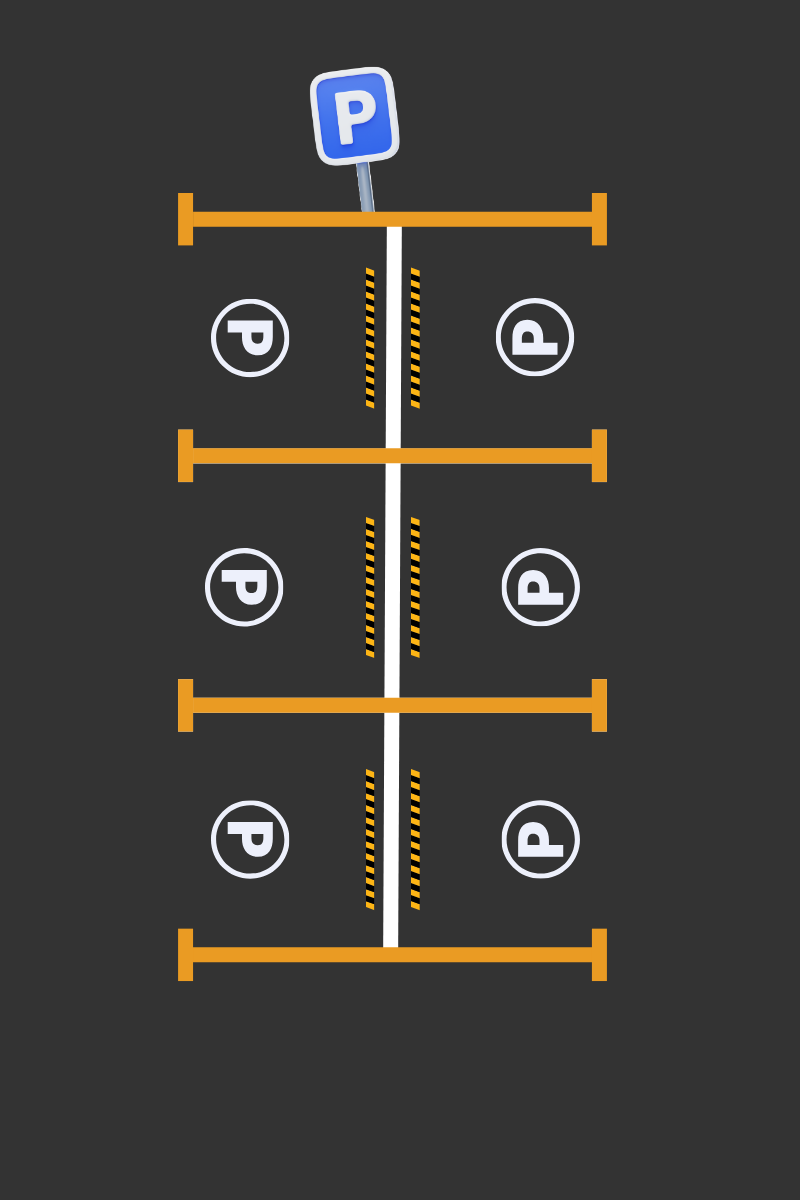
#> input picture livepark/000000.png, 800 x 1200 px, given in place of the camera
$ python Estacionamiento.py
#> lines starting #> are read from the running program, lines starting #| are printed output that depends on the picture; after the words box and inside, x2 and y2 are one past the last pixel; in counts of white or black regions, pixels touching at a corner belong together
import cv2
import numpy as np
import requests
import time

# Inicializar la captura de video desde la cámara web
cap = cv2.VideoCapture(0)
if not cap.isOpened():
    raise ValueError("No se pudo acceder a la cámara web.")

# Definir la URL base de la API de ThingSpeak
url_base = "https://api.thingspeak.com/update"
api_key = "HMFN05P4RQPIR95I"

def enviar_datos_a_thingspeak(estado_binario):
    try:
        params = {
            "api_key": api_key,
            "field1": estado_binario
        }
        response = requests.get(url_base, params=params)
        if response.status_code == 200:
            print(f"Datos enviados: {estado_binario}")
        else:
            print(f"Error al enviar datos: {response.status_code}")
    except Exception as e:
        print(f"Error en la solicitud: {e}")

# Control del tiempo para el envío de datos
ultimo_envio = time.time()

# Procesar cada X frames para estado binario
procesar_cada_n_frames = 10
contador_frames = 0

while True:
    ret, frame = cap.read()
#> frame is the input picture: shape (1200, 800, 3); mean B, G, R 56.8, 60.4, 62.9
    if not ret:
        print("No se pudo capturar el frame. Verifica la cámara.")
        break

    # Redimensionar el frame para reducir la carga computacional
    frame = cv2.resize(frame, (400, 300))
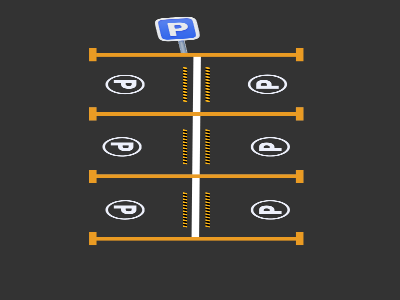
#> frame: shape (300, 400, 3); mean B, G, R 56.7, 60.4, 62.9

    # Convertir a escala de grises y aplicar binarización
    gris = cv2.cvtColor(frame, cv2.COLOR_BGR2GRAY)
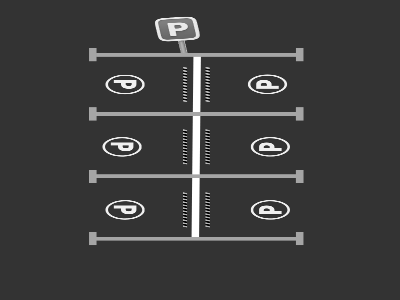
#> gris: shape (300, 400); min 0, max 255, mean 60.7
    _, umbral = cv2.threshold(gris, 150, 255, cv2.THRESH_BINARY_INV)
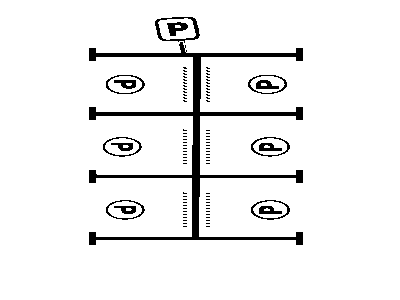
#> umbral: shape (300, 400); 94% white; 87 black regions (72 under 20 px), largest, box (x1, y1, x2, y2) and area: (89, 42, 303, 245) 4882, (155, 17, 200, 43) 276, (167, 22, 188, 36) 168

    # Obtener dimensiones del frame
    alto, ancho = frame.shape[:2]
#> alto = 300; ancho = 400
    altura_bloque = alto // 2
#> altura_bloque = 150
    ancho_bloque = ancho // 3
#> ancho_bloque = 133

    estado_binario = ""

    for i in range(2):  # Dos filas
        for j in range(3):  # Tres columnas
            x1 = j * ancho_bloque
            y1 = i * altura_bloque
            x2 = x1 + ancho_bloque
            y2 = y1 + altura_bloque

            # Extraer la región del bloque
            bloque = umbral[y1:y2, x1:x2]
            cantidad_blancos = cv2.countNonZero(bloque)
            area_bloque = (x2 - x1) * (y2 - y1)

            # Determinar si el bloque está ocupado basado en el umbral
            ocupado = cantidad_blancos > area_bloque * 0.15
            estado_binario += '1' if ocupado else '0'

            # Dibujar el rectángulo con color según el estado
            color = (0, 255, 0) if not ocupado else (0, 0, 255)  # Verde: vacío, Rojo: ocupado
            cv2.rectangle(frame, (x1, y1), (x2, y2), color, 2)
            estado = "Ocupado" if ocupado else "Vacío"
            cv2.putText(frame, estado, (x1 + 5, y1 + 20), cv2.FONT_HERSHEY_SIMPLEX, 0.5, color, 1)
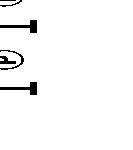
#> bloque: shape (150, 133); 97.1% white; 6 black regions (1 under 20 px), largest, box (x1, y1, x2, y2) and area: (0, 20, 37, 33) 181, (0, 82, 37, 95) 181, (0, 50, 24, 70) 89, (0, 56, 16, 64) 75, (0, 0, 22, 7) 33
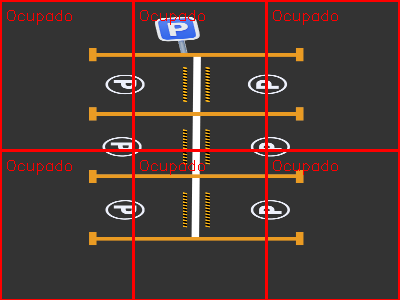
#> frame: shape (300, 400, 3); 5.24% of pixels changed, all inside (x1, y1, x2, y2) = (0, 0, 400, 300)
#> after the loop, estado_binario = '111111'

    # Mostrar el frame con las divisiones y los colores
    cv2.imshow('Estado del Estacionamiento', frame)

    # Enviar datos cada 2 segundos
    tiempo_actual = time.time()
    if tiempo_actual - ultimo_envio > 2:
        enviar_datos_a_thingspeak(estado_binario)
        ultimo_envio = tiempo_actual

    # Salir al presionar 'q'
    if cv2.waitKey(1) & 0xFF == ord('q'):
#> (key q is pressed here)
        break

# Liberar la cámara y cerrar las ventanas
cap.release()
cv2.destroyAllWindows()
